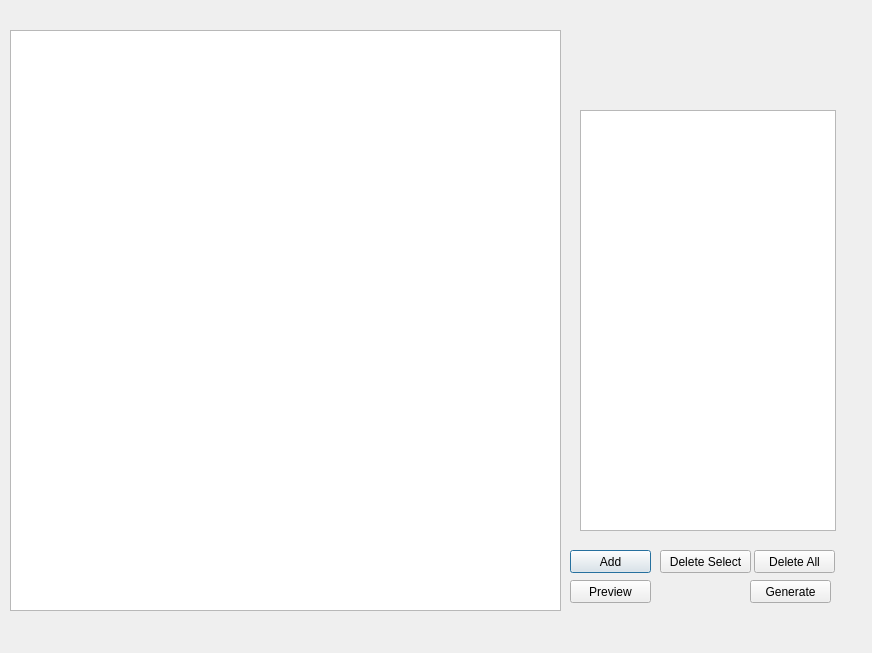
<?xml version="1.0" encoding="UTF-8"?>
<ui version="4.0">
 <class>MainWindow</class>
 <widget class="QDialog" name="MainWindow">
  <property name="geometry">
   <rect>
    <x>0</x>
    <y>0</y>
    <width>872</width>
    <height>653</height>
   </rect>
  </property>
  <property name="windowTitle">
   <string>Scheme Generator</string>
  </property>
  <widget class="QGraphicsView" name="graphicsView">
   <property name="geometry">
    <rect>
     <x>10</x>
     <y>30</y>
     <width>551</width>
     <height>581</height>
    </rect>
   </property>
  </widget>
  <widget class="QPushButton" name="add_button">
   <property name="geometry">
    <rect>
     <x>570</x>
     <y>550</y>
     <width>81</width>
     <height>23</height>
    </rect>
   </property>
   <property name="text">
    <string>Add</string>
   </property>
  </widget>
  <widget class="QPushButton" name="generate_button">
   <property name="geometry">
    <rect>
     <x>750</x>
     <y>580</y>
     <width>81</width>
     <height>23</height>
    </rect>
   </property>
   <property name="text">
    <string>Generate</string>
   </property>
  </widget>
  <widget class="QPushButton" name="delete_all_button">
   <property name="geometry">
    <rect>
     <x>754</x>
     <y>550</y>
     <width>81</width>
     <height>23</height>
    </rect>
   </property>
   <property name="text">
    <string>Delete All</string>
   </property>
  </widget>
  <widget class="QPushButton" name="delete_select_button">
   <property name="geometry">
    <rect>
     <x>660</x>
     <y>550</y>
     <width>91</width>
     <height>23</height>
    </rect>
   </property>
   <property name="text">
    <string>Delete Select</string>
   </property>
  </widget>
  <widget class="QTableWidget" name="tableWidget">
   <property name="geometry">
    <rect>
     <x>580</x>
     <y>110</y>
     <width>256</width>
     <height>421</height>
    </rect>
   </property>
   <property name="autoFillBackground">
    <bool>false</bool>
   </property>
   <property name="rowCount">
    <number>0</number>
   </property>
   <property name="columnCount">
    <number>2</number>
   </property>
   <attribute name="horizontalHeaderVisible">
    <bool>false</bool>
   </attribute>
   <attribute name="horizontalHeaderCascadingSectionResizes">
    <bool>false</bool>
   </attribute>
   <column/>
   <column/>
  </widget>
  <widget class="QPushButton" name="preview_button">
   <property name="geometry">
    <rect>
     <x>570</x>
     <y>580</y>
     <width>81</width>
     <height>23</height>
    </rect>
   </property>
   <property name="text">
    <string>Preview</string>
   </property>
  </widget>
  <widget class="QLabel" name="label">
   <property name="geometry">
    <rect>
     <x>740</x>
     <y>30</y>
     <width>81</width>
     <height>71</height>
    </rect>
   </property>
   <property name="text">
    <string/>
   </property>
   <property name="pixmap">
    <pixmap>icons/STC_logo.png</pixmap>
   </property>
   <property name="scaledContents">
    <bool>true</bool>
   </property>
  </widget>
  <widget class="QLabel" name="label_2">
   <property name="geometry">
    <rect>
     <x>660</x>
     <y>30</y>
     <width>81</width>
     <height>71</height>
    </rect>
   </property>
   <property name="text">
    <string/>
   </property>
   <property name="pixmap">
    <pixmap>icons/display_yeast.gif</pixmap>
   </property>
   <property name="scaledContents">
    <bool>true</bool>
   </property>
  </widget>
 </widget>
 <resources/>
 <connections/>
</ui>
